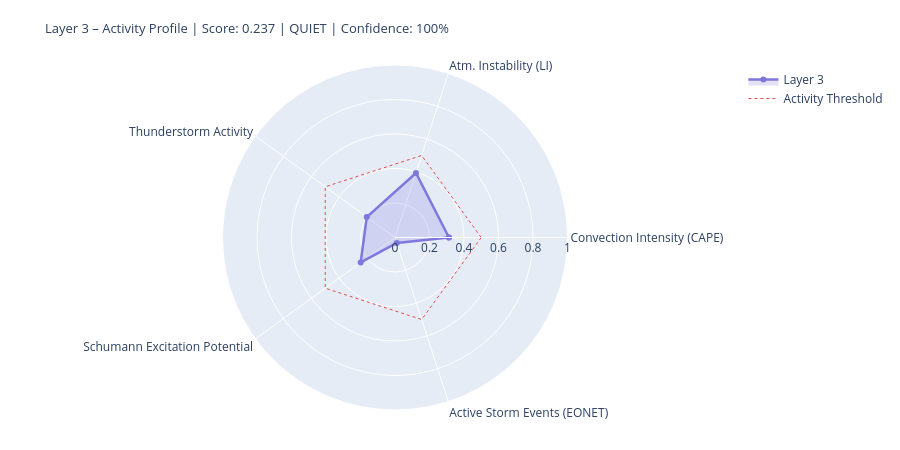

Notebook code for this chart:
### Markdown cell above
---
## 4. State Assessment & Handoff to Layer 4/5

### Code cell
# ============================================================
# LAYER-3-SCORE
# Five dynamic components
# ============================================================

def norm(v, lo, hi):
    if v is None or (isinstance(v, float) and math.isnan(v)): return None
    return round(max(0.0, min(1.0, (v - lo) / (hi - lo))), 4)

# --- 1) Convection intensity (global CAPE mean) ---
cape_mean = df_atm['cape'].dropna().mean() if not df_atm.empty else None
conv_score = norm(cape_mean, 0, 3000)
conv_src   = 'primary' if cape_mean is not None else 'missing'

# --- 2) Atmospheric instability (LI mean) ---
li_mean   = df_atm['li'].dropna().mean() if not df_atm.empty else None
# Negative LI = unstable → higher score
instab_score = norm(-li_mean if li_mean is not None else None, -6, 6)
instab_src   = 'primary' if li_mean is not None else 'missing'

# --- 3) Thunderstorm activity (mean thunder score + WMO count) ---
thunder_mean = df_atm['thunder_score'].mean() if not df_atm.empty else None
n_thunder    = int(df_atm['thunderstorm'].sum()) if not df_atm.empty else 0
thunder_score_val = norm(
    (thunder_mean or 0) * 0.7 + n_thunder * 0.1, 0, 1.0
) if thunder_mean is not None else None
thunder_src = 'primary'

# --- 4) Schumann excitation potential (weighted Schumann contribution) ---
schumann_pot = df_atm['schumann_contribution'].mean() if not df_atm.empty else None
# Boosted by Layer-2 thunderstorm trigger
if schumann_pot is not None and l2_thunder:
    schumann_pot = min(1.0, schumann_pot * 1.2)
schumann_score = norm(schumann_pot, 0, 1.0) if schumann_pot is not None else None
schumann_src   = 'derived'

# --- 5) Storm activity (NASA EONET) ---
# Distinction: None = data not loaded, 0.0 = loaded but no events
storm_score = None
storm_src   = 'missing'
if raw.get('storms') is not None:          # API reached successfully
    storm_score = norm(len(storm_events), 0, 30) if storm_events else 0.0
    storm_src   = 'primary'

# X-Ray and Kp: context only, not in dynamic score
# (X-Ray = Layer-0/4 driver; Kp = geomagnetic index, not a lightning proxy)
xray_context = None
if raw.get('xray'):
    df_xc = pd.DataFrame(raw['xray'])
    fc = next((c for c in df_xc.columns
               if any(k in c.lower() for k in ['flux','long']) and 'time' not in c.lower()),
              df_xc.columns[1])
    df_xc[fc] = pd.to_numeric(df_xc[fc], errors='coerce')
    xray_last = df_xc[fc].dropna().iloc[-1] if not df_xc[fc].dropna().empty else None
    if xray_last:
        xray_class = ('X' if xray_last>=1e-4 else 'M' if xray_last>=1e-5
                      else 'C' if xray_last>=1e-6 else 'B')
        xray_context = {'flux': float(xray_last), 'class': xray_class}
        print(f'X-Ray context: {xray_class}-class ({xray_last:.2e} W/m²)')

# --- Aggregate ---
COMPONENTS = {
    'Convection Intensity (CAPE)':  {'score': conv_score,       'source': conv_src,    'dynamic': True},
    'Atm. Instability (LI)':         {'score': instab_score,     'source': instab_src,  'dynamic': True},
    'Thunderstorm Activity':              {'score': thunder_score_val, 'source': thunder_src, 'dynamic': True},
    'Schumann Excitation Potential':   {'score': schumann_score,   'source': schumann_src,'dynamic': True},
    'Active Storm Events (EONET)': {'score': storm_score,      'source': storm_src,   'dynamic': True},
}

available   = {k: v['score'] for k, v in COMPONENTS.items() if v['score'] is not None}
unavailable = [k for k, v in COMPONENTS.items() if v['score'] is None]
layer3_score = round(sum(available.values()) / len(available), 4) if available else None
confidence   = round(len(available) / len(COMPONENTS), 2)
level = ('unknown' if layer3_score is None
         else 'quiet'   if layer3_score < 0.3
         else 'moderate' if layer3_score < 0.6
         else 'active')
dominant_l3 = max(available, key=available.get) if available else 'none'

# --- Ausgabe ---
W = 68
print('=' * W)
print('LAYER 3 – ATMOSPHERE / WEATHER / THUNDERSTORMS – STATE ASSESSMENT')
print('=' * W)
for name, comp in COMPONENTS.items():
    s = comp['score']
    if s is not None:
        bar = '█' * int(s * 20) + '░' * (20 - int(s * 20))
        print(f'  {name:<36} {bar}  {s:.3f}  [{comp["source"]}]')
    else:
        print(f'  {name:<36} {"─" * 20}  n/a   [missing]')
print('-' * W)
print(f'  Score:        {layer3_score:.3f}  ({len(available)}/{len(COMPONENTS)} components)')
print(f'  Confidence:   {confidence:.0%}')
print(f'  Level:        {level.upper()}')
print(f'  Dominant:     {dominant_l3}')
print(f'  CAPE mean:    {cape_mean:.0f} J/kg' if cape_mean else '  CAPE mean:    n/a')
print(f'  LI mean:      {li_mean:.1f} K' if li_mean is not None else '  LI mean:      n/a')
print(f'  Thunderstorms:{n_thunder} points (WMO)  +  {len(storm_events)} NASA EONET')
print('=' * W)

# Radar
cats   = list(available.keys())
vals_r = list(available.values())
if len(cats) >= 3:
    fig = go.Figure()
    fig.add_trace(go.Scatterpolar(
        r=vals_r + [vals_r[0]], theta=cats + [cats[0]],
        fill='toself', fillcolor='rgba(127,119,221,0.22)',
        line=dict(color='#7F77DD', width=2.5), name='Layer 3'
    ))
    fig.add_trace(go.Scatterpolar(
        r=[0.5] * (len(cats)+1), theta=cats + [cats[0]],
        line=dict(color='#E24B4A', dash='dot', width=1),
        mode='lines', name='Activity Threshold'
    ))
    fig.update_layout(
        title=dict(
            text=f'Layer 3 – Activity Profile | Score: {layer3_score:.3f} | {level.upper()} | Confidence: {confidence:.0%}',
            font=dict(size=13)
        ),
        polar=dict(radialaxis=dict(visible=True, range=[0, 1])),
        height=450, showlegend=True,
        margin=dict(l=60, r=60, t=65, b=40)
    )
    fig.show()

### Figure 1 — Plotly figure (JSON) as saved in the notebook; plotly's stock layout.template omitted (floating-point values rounded to 4 significant figures)
{"data": [{"fill": "toself", "fillcolor": "rgba(127,119,221,0.22)", "line": {"color": "#7F77DD", "width": 2.5}, "name": "Layer 3", "r": [0.3127, 0.3933, 0.2022, 0.246, 0.0333, 0.3127], "theta": ["Convection Intensity (CAPE)", "Atm. Instability (LI)", "Thunderstorm Activity", "Schumann Excitation Potential", "Active Storm Events (EONET)", "Convection Intensity (CAPE)"], "type": "scatterpolar"}, {"line": {"color": "#E24B4A", "dash": "dot", "width": 1}, "mode": "lines", "name": "Activity Threshold", "r": [0.5, 0.5, 0.5, 0.5, 0.5, 0.5], "theta": ["Convection Intensity (CAPE)", "Atm. Instability (LI)", "Thunderstorm Activity", "Schumann Excitation Potential", "Active Storm Events (EONET)", "Convection Intensity (CAPE)"], "type": "scatterpolar"}], "layout": {"height": 450, "margin": {"b": 40, "l": 60, "r": 60, "t": 65}, "polar": {"radialaxis": {"range": [0, 1], "visible": true}}, "showlegend": true, "title": {"font": {"size": 13}, "text": "Layer 3 – Activity Profile | Score: 0.237 | QUIET | Confidence: 100%"}}}
